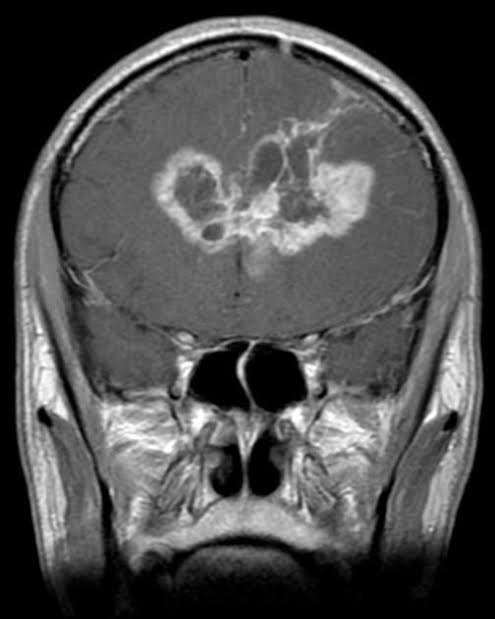
#> input picture dataset/test/glioma_tumor/image(1).jpg, 495 x 619 px, found by its file name
$ jupyter execute --allow-errors trabalho3_v2.ipynb   (shell and % lines are left out)
#> lines starting #> are read from the running program, lines starting #| are printed output that depends on the picture; after the words box and inside, x2 and y2 are one past the last pixel; in counts of white or black regions, pixels touching at a corner belong together
[cell 1]
import cv2 as cv
import numpy as np
import os
import pandas as pd
import random
from sklearn.model_selection import train_test_split
from joblib import dump, load
from sklearn.neural_network import MLPClassifier
from matplotlib import pyplot as plt
from sklearn.preprocessing import LabelEncoder
import matplotlib.pyplot as plt
from joblib import dump, load
from PIL import Image, ImageFilter, ImageChops
from skimage import feature
from random import random
from random import uniform
from sklearn import svm
import sklearn.model_selection as model_selection
from sklearn.metrics import accuracy_score
from sklearn.metrics import f1_score
import radiomics
from radiomics import featureextractor
import SimpleITK as sitk

### Read images

[cell 2]
def read_images(input_path):
    """
    Read images in the input_path,
    save image, patient of each image and the class (group/labels)

    Params:
    input_path = path to the original images

    Return:
    images = list of all images
    labels = list with class for each image
    """

    # Lists to save images, patients and labels
    images = []
    labels = []
    names = []

    # Browse input path
    for class_dir in os.listdir(input_path):
        class_path = os.path.join(input_path, class_dir)

        # If it is a directory
        if os.path.isdir(class_path):

            for image_file in os.listdir(class_path):

                image_name = f'{image_file[:-4]}_{class_dir[0]}'

                image_path = os.path.join(class_path, image_file)

                image = cv.imread(image_path, cv.IMREAD_GRAYSCALE)

                # Append image, patient id and class to list
                images.append(image)
                labels.append(class_dir)
                names.append(image_name)

    return (images, labels, names)

### Preprocessing

[cell 3]
""" Testing filters """

image = cv.imread('/content/dataset/test/glioma_tumor/image(1).jpg', cv.IMREAD_GRAYSCALE)
#> image is the input picture: shape (619, 495); min 0, max 255, mean 78.6
norm_image = cv.normalize(image, None, 0, 255, cv.NORM_MINMAX, dtype=cv.CV_32F)
blur_image = cv.GaussianBlur(norm_image, (0, 0), 2.0, 2)
blur_image2 = cv.GaussianBlur(norm_image, (3, 3), 2, 2)

plt.subplot(1, 3, 1)
plt.imshow(image, cmap='gray')
plt.title('Imagem 1')

plt.subplot(1, 3, 2)
plt.imshow(blur_image, cmap='gray')
plt.title('Blur 1.0')

plt.subplot(1, 3, 3)
plt.imshow(blur_image2, cmap='gray')
plt.title('Blur 3.5')

# Ajustar o layout para evitar sobreposições
plt.tight_layout()

plt.show()
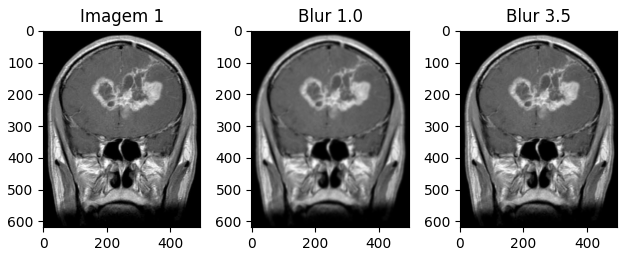
#> figure drawn by matplotlib, 3 panels

[cell 4]
def preprocessing(images_data):

    for key, value in images_data.items():

        image = value[0]
        label = value[1]

        norm_image = cv.normalize(image, None, 0, 1.0, cv.NORM_MINMAX, dtype=cv.CV_16UC1)
        blur_image = cv.GaussianBlur(norm_image, (0, 0), 2)

        images_data[key] = (blur_image, label)

    return images_data

[cell 5]
x_train, y_train, images_names_train = read_images("/content/dataset/train")
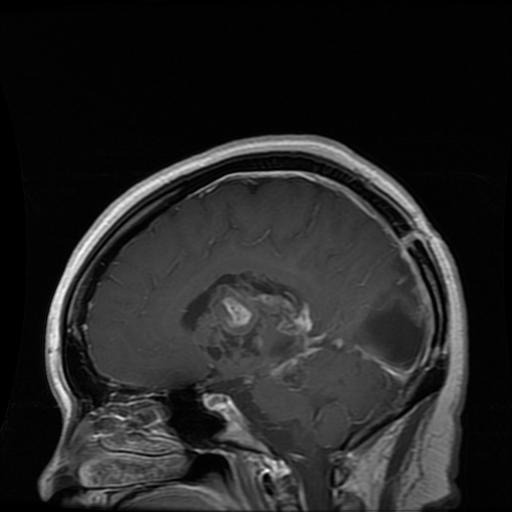
#> input picture dataset/train/glioma_tumor/gg (118).jpg, 512 x 512 px, found by its file name
#> in read_images, image is the input picture: shape (512, 512); min 0, max 255, mean 36.8
x_test, y_test, images_names_test = read_images("/content/dataset/test")
#> x_test = 1 item; y_test = ['glioma_tumor']; images_names_test = ['image(1)_g']

[cell 6]
def assemble_data(x, y, names):

  images_data = {}

  for i in range(len(names)):
      name = names[i]
      image = x[i]
      label = y[i]

      images_data[name] = (image, label)
#> this loop made 3 passes
#> pass 3, in assemble_data, `image = x[i]`:
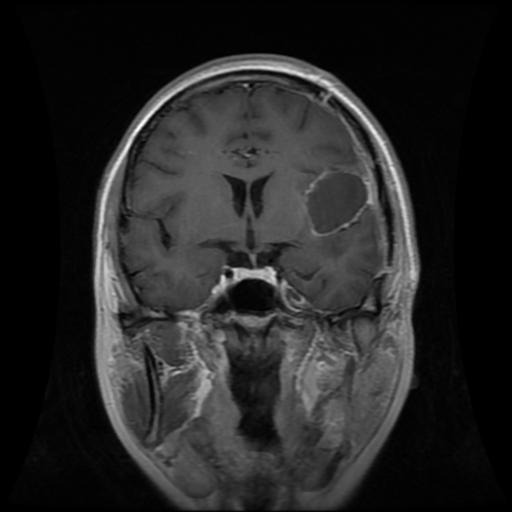
#> image: shape (512, 512); min 0, max 255, mean 37.6

  return images_data

images_data_train = assemble_data(x_train, y_train, images_names_train)
images_data_test = assemble_data(x_test, y_test, images_names_test)
#> the loop in assemble_data (call 2), `for i in range(len(names)):` made 1 pass
#> images_data_test = 1 item

[cell 7]
# run preprocessing
images_data_train = preprocessing(images_data_train)
#> the loop in preprocessing, `for key, value in images_data.items(): ` made 3 passes
#> pass 1, in preprocessing, `norm_image = cv.normalize(image, None, 0, 1.0, cv.NORM_MINMAX, dtype=c..`:
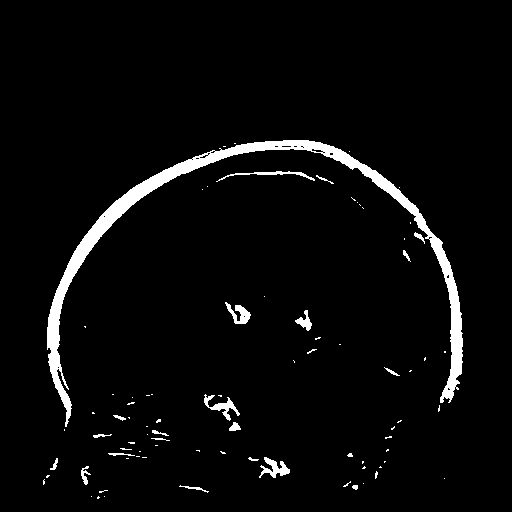
#> norm_image: shape (512, 512) uint16; values 0 (black) and 1 (white), 3.9% white; 83 white regions (62 under 20 px), largest, box (x1, y1, x2, y2) and area: (47, 140, 463, 427) 7966, (259, 457, 290, 478) 299, (204, 394, 240, 421) 295
#> pass 1, in preprocessing, `blur_image = cv.GaussianBlur(norm_image, (0, 0), 2)`:
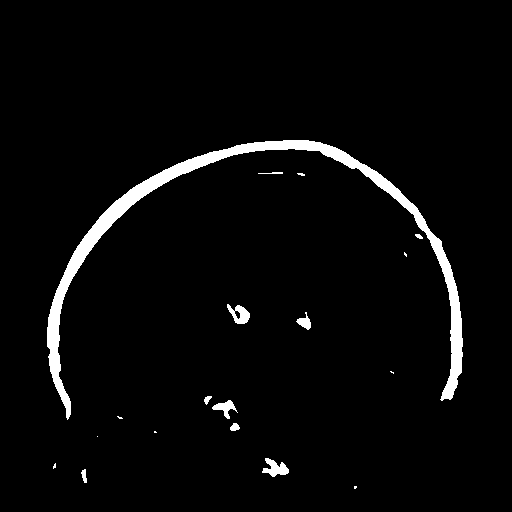
#> blur_image: shape (512, 512) uint16; values 0 (black) and 1 (white), 3.5% white; 18 white regions (8 under 20 px), largest, box (x1, y1, x2, y2) and area: (47, 140, 463, 420) 7943, (262, 458, 289, 477) 278, (227, 304, 250, 324) 255
#> after the loop in preprocessing, `for key, value in images_data.items():`:
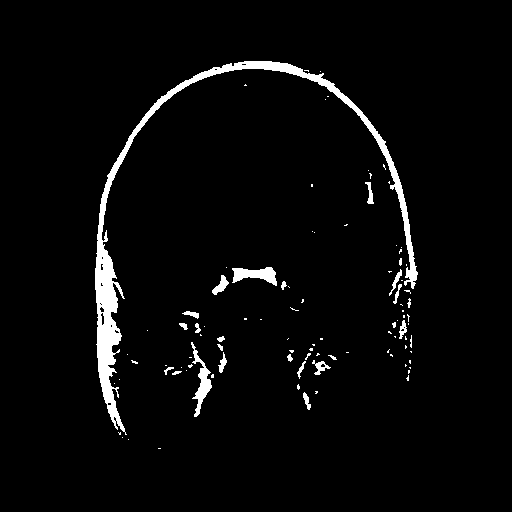
#> norm_image: shape (512, 512) uint16; values 0 (black) and 1 (white), 3.4% white; 97 white regions (73 under 20 px), largest, box (x1, y1, x2, y2) and area: (95, 61, 418, 435) 6466, (191, 342, 212, 417) 513, (232, 267, 277, 286) 484
images_data_test = preprocessing(images_data_test)
#> the loop in preprocessing (call 2), `for key, value in images_data.items(): ` made 1 pass
#> pass 1, in preprocessing (call 2), `norm_image = cv.normalize(image, None, 0, 1.0, cv.NORM_MINMAX, dtype=c..`:
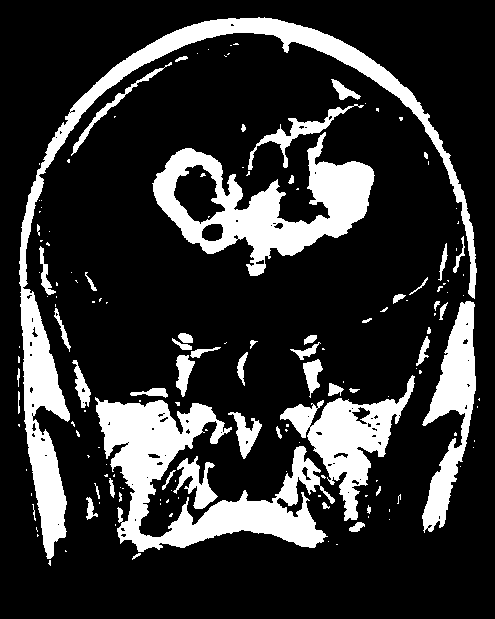
#> norm_image: shape (619, 495) uint16; values 0 (black) and 1 (white), 20.1% white; 158 white regions (104 under 20 px), largest, box (x1, y1, x2, y2) and area: (19, 17, 477, 559) 15876, (95, 397, 335, 552) 13837, (152, 132, 375, 276) 11672
#> pass 1, in preprocessing (call 2), `blur_image = cv.GaussianBlur(norm_image, (0, 0), 2)`:
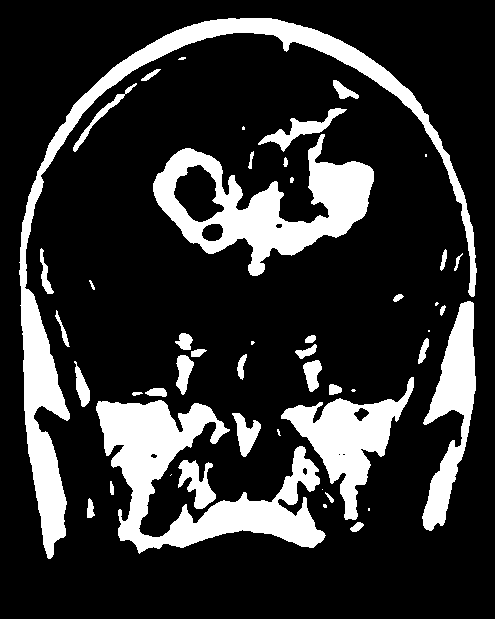
#> blur_image: shape (619, 495) uint16; values 0 (black) and 1 (white), 19.6% white; 49 white regions (12 under 20 px), largest, box (x1, y1, x2, y2) and area: (19, 18, 477, 559) 15984, (96, 400, 326, 554) 13867, (153, 134, 374, 276) 11709

### Extract features

[cell 8]
# [125 lines left out: functions run_extractor2, conditional_append, process_features, not called in this run]

def extract_radiomics2(images_data):
    """
    Process features, in a way that:
    - features that are dictionaries and strings are removed
    - features that are tuples are separated and each element
    of the tuple is considered one feature
    - other types are converted to float
    Get the features' names, with tuple features indexed

    Params:
    folds = list of tuples containing x_train raw and with thresholds

    Returns:
    all_folds_feats = dictionary containing Otsu's features and adaptive
    features for each fold
    names = feature names
    """

    # Create feature extractor
    !wget -c https://raw.githubusercontent.com/AIM-Harvard/pyradiomics/master/examples/exampleSettings/Params.yaml
    params = 'Params.yaml'
    settings = {'label': 1, 'correctMask': True}
    extractor = featureextractor.RadiomicsFeatureExtractor(params, additionalInfo=True, **settings)

    # Extract features from Otsu's and adaptative
    features = run_extractor2(images_data, extractor)

    # Process features and get feature names
    features, names = process_features(features)


    return features, names

[cell 9]
# Division of images_data dictionary in 4 parts
# to extract features easily

lista = list(images_data_train.keys())
p = lista[:600]
s = lista[600:1200]
t = lista[1200:1800]
q = lista[1800:2400]
c = lista[2400:2870]

pp = {k:images_data_train[k] for k in p}
ss = {k:images_data_train[k] for k in s}
tt = {k:images_data_train[k] for k in t}
qq = {k:images_data_train[k] for k in q}
cc = {k:images_data_train[k] for k in c}

#> (a cell that did not finish here is left out)

[cell 11]
# Extract features: LBP
def extract_lbp(images_data, eps=1e-7, points=24, radius=8):

#> called with eps = 1e-07, points = 24, radius = 8
    ft_lbp = []

    for key, value in images_data.items():

        image = value[0]

        lbp = feature.local_binary_pattern(image,
                                           points,
                                           radius,
                                           method="uniform")

        (hist, _) = np.histogram(lbp.ravel(),
                                 bins = np.arange(0, points + 3),
                                                 range=(0, points + 2))

        # normalize the histogram
        hist = hist.astype("float")
        hist /= (hist.sum() + eps)

        ft_lbp.append(hist)
#> this loop made 3 passes
#> pass 3, in extract_lbp, `lbp = feature.local_binary_pattern(image, points, radius, method="unif..`:
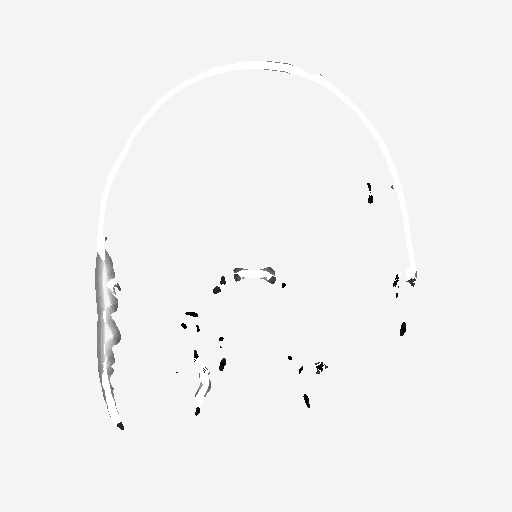
#> lbp: shape (512, 512) float64; min 0, max 25, mean 23.9; drawn with min black and max white

    # return the histogram of Local Binary Patterns
    return ft_lbp

[cell 12]
ft_lbp_train = extract_lbp(images_data_train)

#> (a cell that did not finish here is left out)

[cell 14]
ft_lbp_test = extract_lbp(images_data_test)
#> the loop in extract_lbp (call 2), `for key, value in images_data.items(): ` made 1 pass
#> pass 1, in extract_lbp (call 2), `lbp = feature.local_binary_pattern(image, points, radius, method="unif..`:
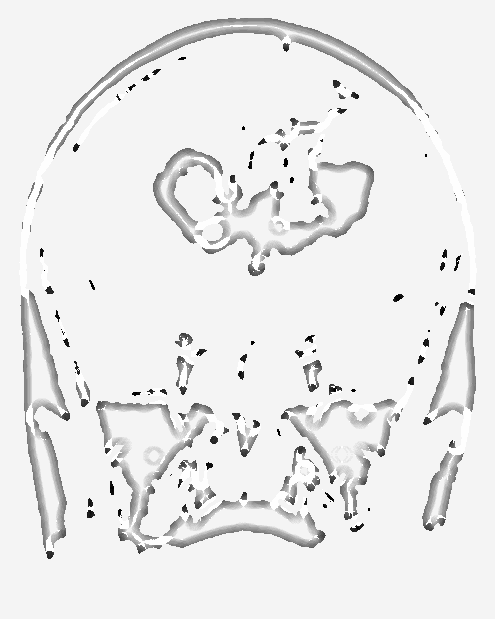
#> lbp: shape (619, 495) float64; min 0, max 25, mean 23; drawn with min black and max white
#> ft_lbp_test = 1 item
